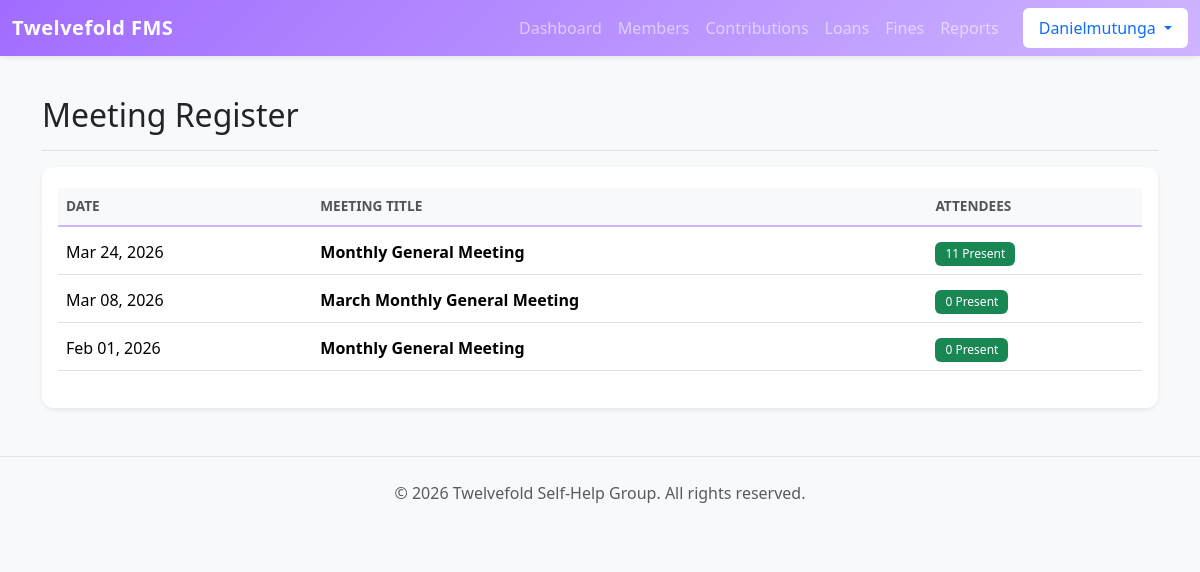
/members/meetings/ (signed in), run on the app's committed database.
### members/models.py (models this page shows, shortened)
class Meeting(models.Model):
    date = models.DateField(default=timezone.now)
    title = models.CharField(max_length=100, default="Monthly General Meeting")
    attendees = models.ManyToManyField(Member, blank=True, related_name="meetings_attended")

### members/views.py (the view)
# urls.py: path('meetings/', views.meeting_list, name='meeting_list'),
@login_required
def meeting_list(request):
    meetings = Meeting.objects.all().order_by('-date')
    return render(request, 'members/meeting_list.html', {'meetings': meetings})

### templates/members/meeting_list.html (shortened to what this page needs)
<!DOCTYPE html>
<html lang="en">
<head>
</head>
<body>
{% extends 'base.html' %}
{% block content %}
<div class="d-flex justify-content-between flex-wrap flex-md-nowrap align-items-center pt-3 pb-2 mb-3 border-bottom">
    <h1 class="h2">Meeting Register</h1>
</div>
<div class="card shadow-sm">
    <div class="card-body">
        <table class="table table-hover">
            <thead class="table-light">
                <tr>
                    <th>Date</th>
                    <th>Meeting Title</th>
                    <th>Attendees</th>
                </tr>
            </thead>
            <tbody>
                {% for meeting in meetings %}
                <tr>
                    <td>{{ meeting.date|date:"M d, Y" }}</td>
                    <td class="fw-bold">{{ meeting.title }}</td>
                    <td>
                        <span class="badge bg-success">{{ meeting.attendees.count }} Present</span>
                    </td>
                </tr>
                {% empty %}
                <tr>
                    <td colspan="3" class="text-center text-muted py-4">No meetings recorded yet.</td>
                </tr>
                {% endfor %}
            </tbody>
        </table>
    </div>
</div>
{% endblock %}

### templates/base.html (shortened to what this page needs)
{% load static %}
<!DOCTYPE html>
<html lang="en">
<head>
    <link rel="stylesheet" href="{% static 'css/bootstrap.min.css' %}">
    <link rel="stylesheet" href="{% static 'css/styles.css' %}">
</head>
<body class="bg-light">
    <nav class="navbar navbar-expand-lg navbar-dark navbar-custom mb-4 shadow-sm">
        <div class="container-fluid">
            <a class="navbar-brand fw-bold" href="{% url 'dashboard' %}">Twelvefold FMS</a>
            <div class="collapse navbar-collapse" id="navbarNav">
                {% if user.is_authenticated %}
                <ul class="navbar-nav ms-auto">
                    {% if user.is_staff or user.member_profile %}
                        <li class="nav-item"><a class="nav-link" href="{% url 'dashboard' %}">Dashboard</a></li>
                        <li class="nav-item"><a class="nav-link" href="{% url 'member_list' %}">Members</a></li>
                        <li class="nav-item"><a class="nav-link" href="{% url 'contribution_list' %}">Contributions</a></li>
                        <li class="nav-item"><a class="nav-link" href="{% url 'loan_list' %}">Loans</a></li>
                        <li class="nav-item"><a class="nav-link" href="{% url 'fine_list' %}">Fines</a></li>
                        <li class="nav-item"><a class="nav-link" href="{% url 'financial_report' %}">Reports</a></li>
                    {% endif %}
                    <li class="nav-item dropdown ms-3">
                        <a class="nav-link dropdown-toggle bg-white text-primary rounded px-3" href="#" role="button" data-bs-toggle="dropdown">
                             {{ user.username|title }}
                        </a>
                    </li>
                </ul>
                {% endif %}
            </div>
        </div>
    </nav>
    <div class="container">
        {% block content %}
        {% endblock %}
    </div>
    <footer class="text-center py-4 mt-5 text-muted border-top">
        <p>&copy; 2026 Twelvefold Self-Help Group. All rights reserved.</p>
    </footer>
</body>
</html>

### static/css/styles.css (style rules this page uses)
:root { --c-lavender-mist: #D3D3FF; --c-pale-purple: #CEB5FF; --c-dark-purple: #a16cff; --c-soft-blue: #8EC1DE; --c-vivid-blue: #38A8FF; --c-dark-blue: #0d6efd; }
body { background-color: #f4f7f6; font-family: 'Segoe UI', Tahoma, Geneva, Verdana, sans-serif; }
.navbar-custom { background: linear-gradient(135deg, var(--c-dark-purple), var(--c-pale-purple)); box-shadow: 0 2px 10px rgba(0,0,0,0.1); }
.navbar-brand { font-weight: 1000; letter-spacing: 0.5px; }
.card { border: none; border-radius: 12px; transition: transform 0.3s ease, box-shadow 0.3s ease; background-color: white; }
.table { border-collapse: separate; border-spacing: 0 5px; }
.table thead th { border-bottom: 2px solid var(--c-pale-purple); color: #555; font-weight: 600; text-transform: uppercase; font-size: 0.85rem; }
.badge { padding: 6px 10px; border-radius: 6px; font-weight: 500; }

### data on the page
Meeting: date "Mar 24, 2026", title "Monthly General Meeting", attendees.count "11"
Meeting: date "Mar 08, 2026", title "March Monthly General Meeting", attendees.count "0"
Meeting: date "Feb 01, 2026", title "Monthly General Meeting", attendees.count "0"

### other printed values
{{ user.username|title }} "Danielmutunga"
